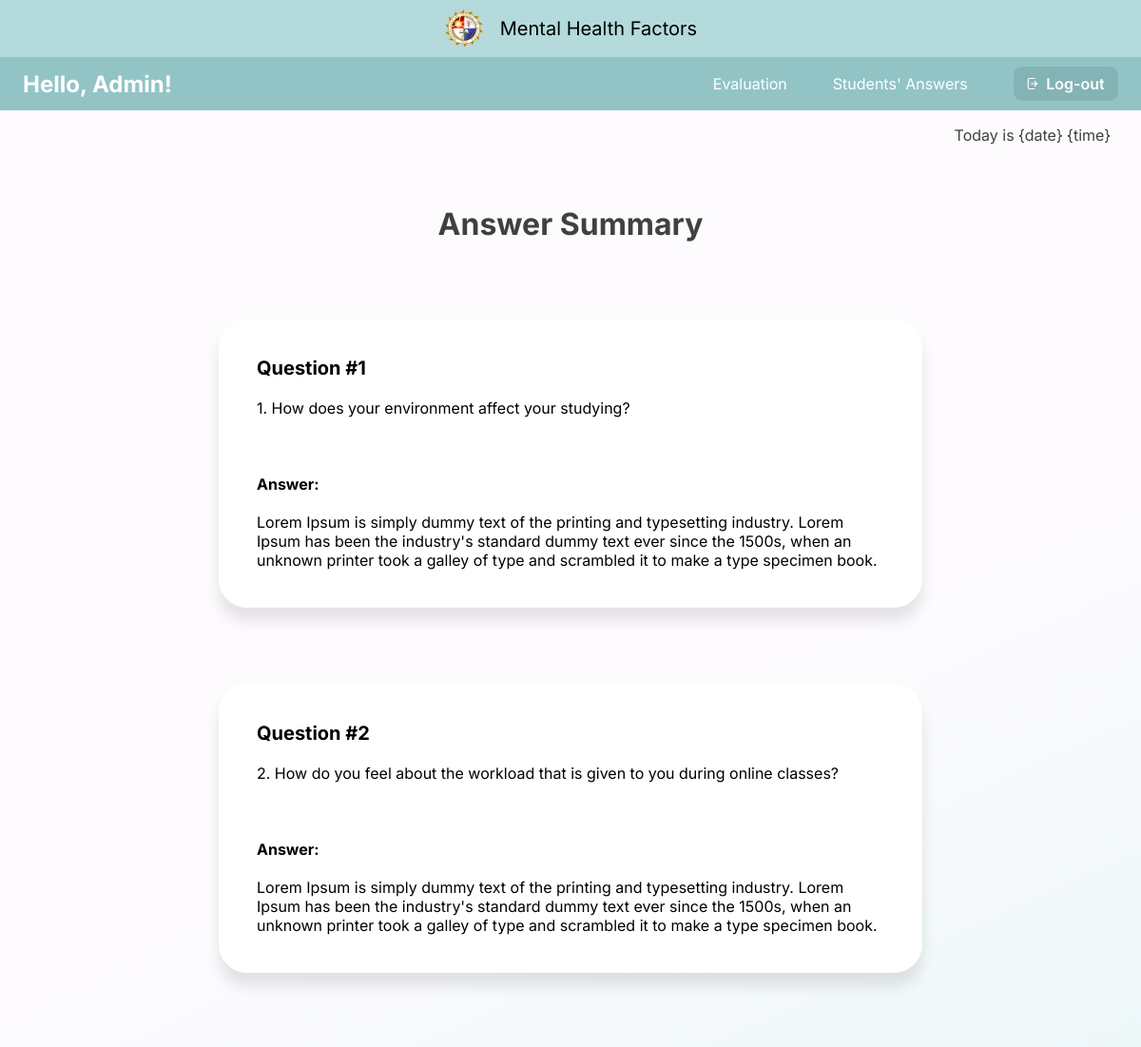
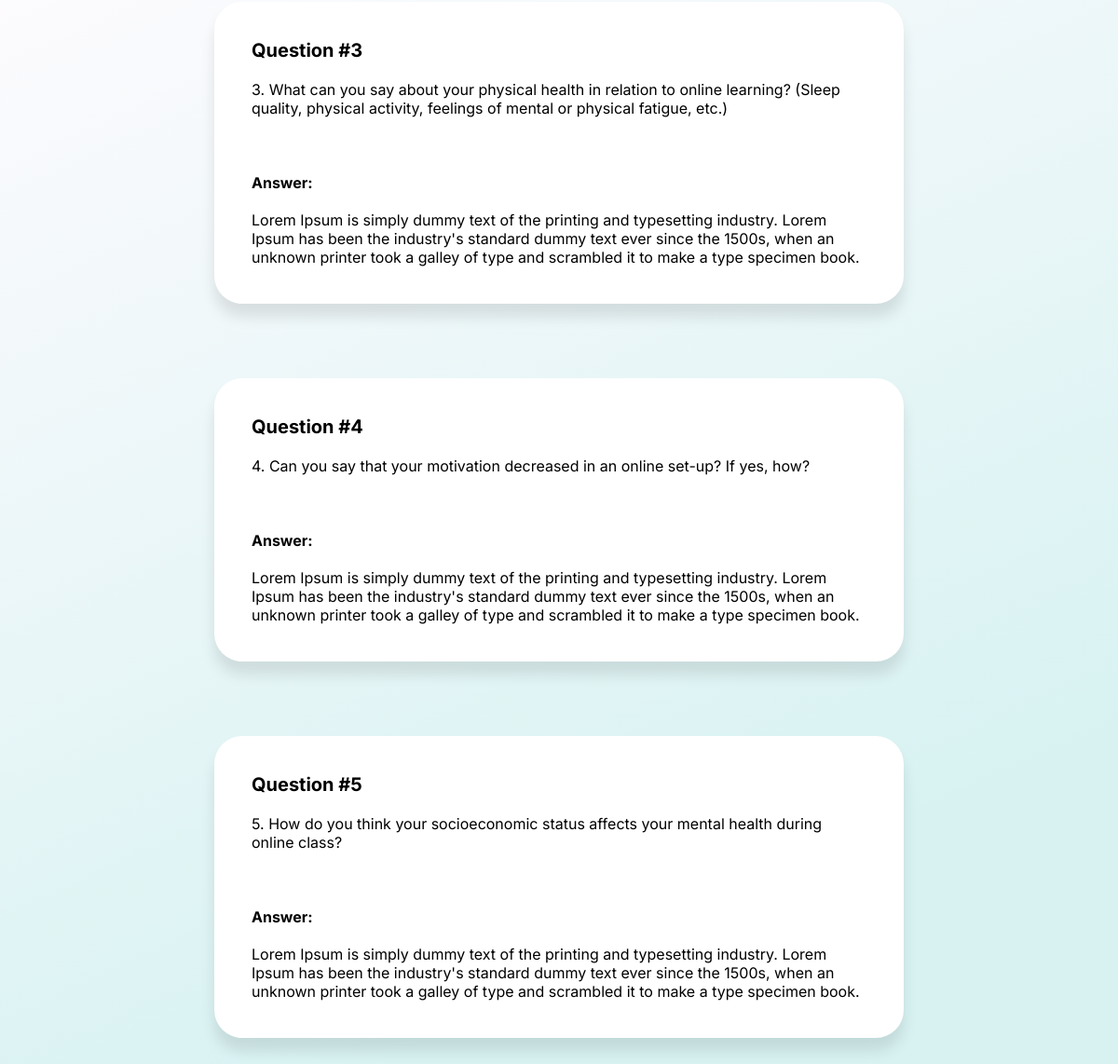
Page /student_answer/2 on the committed database (2 pictures, top to bottom).
### capswebsite/models.py (models this page shows, shortened)
class Answers(models.Model):
    email_error_message = 'Email must be: @plm.edu.ph'
    email_regex = RegexValidator(
    regex=r'^[A-Za-z0-9._%+-]+@plm.edu.ph$',
    message=email_error_message
    )
    ID_error_message = 'Faculty ID must be entered in format: 20XXXXXXX'
    ID_regex = RegexValidator(
        regex=r'^20\d{7}$',
        message=ID_error_message
    )
    Year_CHOICES = (
        ('1', '1'),
        ('2', '2'),
        ('3', '3'),
        ('4', '4'),
        ('5', '5'),
        ('6', '6'),
    )
    email = models.EmailField(verbose_name="Email",max_length=60,validators=[email_regex],blank=True)
    firstName = models.CharField(max_length=100, verbose_name='First Name', null=True,blank=True)
    lastName = models.CharField(max_length=100, verbose_name='Last Name', null=True,blank=True)
    numberID = models.CharField(max_length=100,validators=[ID_regex], verbose_name='Number ID', null=True,blank=True)
    college= models.ForeignKey(College, verbose_name='College',null=True,blank=True,on_delete=models.CASCADE)
    course= models.ForeignKey(Course, verbose_name='Course',null=True,blank=True,on_delete=models.CASCADE)
    year = models.CharField(max_length=10, choices=Year_CHOICES, verbose_name='Year', null=True,blank=True)
    block = models.CharField(max_length=10, verbose_name='Block', null=True,blank=True)
    question1 = models.CharField(max_length=1000, verbose_name="question1",null=True, blank =True)
    question2 = models.CharField(max_length=1000, verbose_name="question2",null=True, blank =True)
    question3 = models.CharField(max_length=1000, verbose_name="question3",null=True, blank =True)
    question4 = models.CharField(max_length=1000, verbose_name="question4",null=True, blank =True)
    question5 = models.CharField(max_length=1000, verbose_name="question5",null=True, blank =True)

### capswebsite/views.py (the view)
# urls.py: re_path(r'^student_answer/(?P<pk>[a-zA-Z0-9]+$)', views.student_answer, name='student_answer'),
def student_answer(request, pk):
    answers = Answers.objects.filter(id=pk)
    context = {'answers':answers}
    return render(request, 'admin/student_answer.html',context)

### capswebsite/templates/admin/student_answer.html (shortened to what this page needs)
{% load static %}
{% include 'admin/admin_navbar.html' %}
{% block content %}
<p class="date-time">Today is {date} {time}</p>
<div class="title">Answer Summary</div>
        {% for ans in answers %}
        <div class="qna">
            <span>Question #1</span>
            <br><br>
            1. How does your environment affect your studying?
            <br><br><br><br>
            <label for="answer"><b>Answer:</b></label>
            <br><br>
            {{ans.question1}}
        </div>
        <div class="qna">
            <span>Question #2</span>
            <br><br>
            2. How do you feel about the workload that is given to you during online classes?
            <br><br><br><br>
            <label for="answer"><b>Answer:</b></label>
            <br><br>
            {{ans.question2}}
        </div>
        <div class="qna">
            <span>Question #3</span>
            <br><br>
            3. What can you say about your physical health in relation to online learning? (Sleep quality, physical activity, feelings of mental or physical fatigue, etc.)
            <br><br><br><br>
            <label for="answer"><b>Answer:</b></label>
            <br><br>
            {{ans.question3}}
        </div>
        <div class="qna">
            <span>Question #4</span>
            <br><br>
            4. Can you say that your motivation decreased in an online set-up? If yes, how?
            <br><br><br><br>
            <label for="answer"><b>Answer:</b></label>
            <br><br>
            {{ans.question4}}
        </div>
        <div class="qna">
            <span>Question #5</span>
            <br><br>
            5. How do you think your socioeconomic status affects your mental health during online class?
            <br><br><br><br>
            <label for="answer"><b>Answer:</b></label>
            <br><br>
            {{ans.question5}}
        </div>
{%endfor%}
{% endblock %}

### capswebsite/static/css/admin_navbar.css (style rules this page uses)
body { margin:0px; width: 100%; height: 100%; }

### capswebsite/templates/admin/student_answer.html (style rules this page uses)
body { margin: 0px; min-height: 100vh; background: linear-gradient(155.57deg, #FDFBFE 36.97%, #D8F2F2 83.32%); background-repeat: no-repeat; }
.date-time { font-family: 'Inter'; font-style: normal; font-weight: 400; font-size: 1em; color: #404040; text-align: right; margin-right: 2em; }
.title { font-family: 'Inter'; font-style: normal; font-weight: 700; font-size: 2em; text-align: center; margin-top: 2em; color: #404040; }
.qna { display: block; min-width: 100px; max-width: 55%; height: auto; padding: 40px; margin: 80px auto; background: #FFFFFF; box-shadow: 0px 14px 15px rgba(0, 0, 0, 0.1); border-radius: 30px; font-family: 'Inter'; font-style: normal; font-weight: 400; font-size: 16px; }
.qna span { font-family:'Inter'; font-size: 20px; font-weight: 700; }

### rows in the picture
Answers: question1 "Lorem Ipsum is simply dummy text of the printing and typesetting industry. Lorem Ipsum has been the industry's standard dummy text ever since the 1500s, when an unknown printer took a galley of type and scrambled it to make a type specimen book.", question2 "Lorem Ipsum is simply dummy text of the printing and typesetting industry. Lorem Ipsum has been the industry's standard dummy text ever since the 1500s, when an unknown printer took a galley of type and scrambled it to make a type specimen book.", question3 "Lorem Ipsum is simply dummy text of the printing and typesetting industry. Lorem Ipsum has been the industry's standard dummy text ever since the 1500s, when an unknown printer took a galley of type and scrambled it to make a type specimen book.", question4 "Lorem Ipsum is simply dummy text of the printing and typesetting industry. Lorem Ipsum has been the industry's standard dummy text ever since the 1500s, when an unknown printer took a galley of type and scrambled it to make a type specimen book.", question5 "Lorem Ipsum is simply dummy text of the printing and typesetting industry. Lorem Ipsum has been the industry's standard dummy text ever since the 1500s, when an unknown printer took a galley of type and scrambled it to make a type specimen book."
